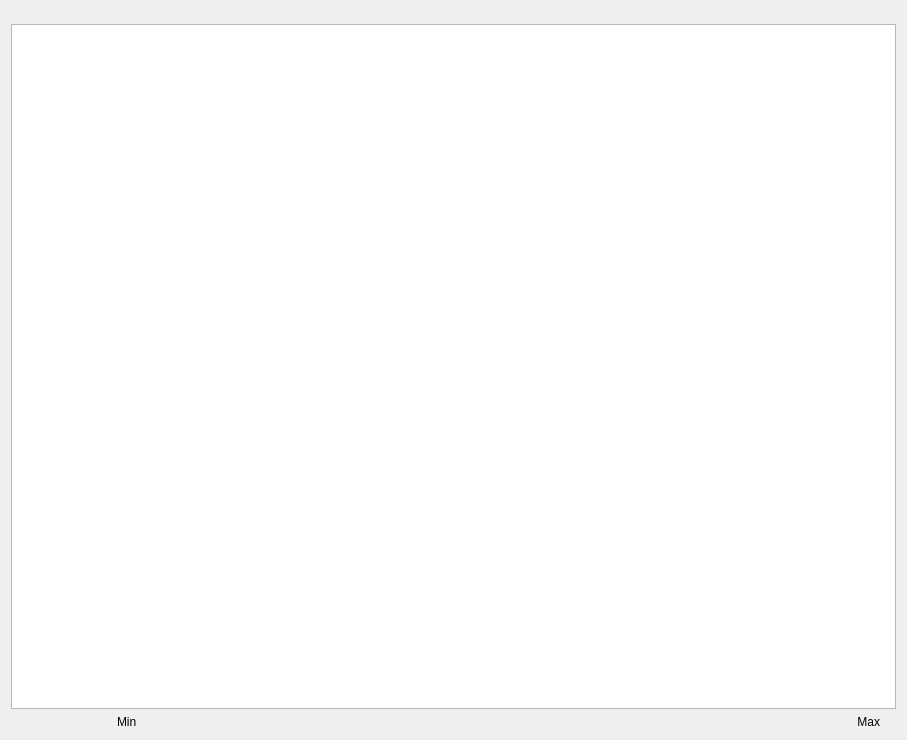
<?xml version="1.0" encoding="UTF-8"?>
<ui version="4.0">
 <class>DataWindowDockWidget</class>
 <widget class="QWidget" name="DataWindowDockWidget">
  <property name="geometry">
   <rect>
    <x>0</x>
    <y>0</y>
    <width>907</width>
    <height>740</height>
   </rect>
  </property>
  <property name="sizePolicy">
   <sizepolicy hsizetype="Preferred" vsizetype="Preferred">
    <horstretch>0</horstretch>
    <verstretch>0</verstretch>
   </sizepolicy>
  </property>
  <property name="minimumSize">
   <size>
    <width>200</width>
    <height>200</height>
   </size>
  </property>
  <property name="contextMenuPolicy">
   <enum>Qt::DefaultContextMenu</enum>
  </property>
  <property name="windowTitle">
   <string>Data Plot</string>
  </property>
  <layout class="QGridLayout" name="gridLayout">
   <item row="0" column="0">
    <layout class="QGridLayout" name="m_gridLayout">
     <item row="3" column="1">
      <widget class="QLabel" name="m_label_sampleMin">
       <property name="sizePolicy">
        <sizepolicy hsizetype="Preferred" vsizetype="Fixed">
         <horstretch>0</horstretch>
         <verstretch>0</verstretch>
        </sizepolicy>
       </property>
       <property name="text">
        <string>Min</string>
       </property>
      </widget>
     </item>
     <item row="3" column="0">
      <widget class="QLabel" name="m_horizontalSpacer_Min">
       <property name="sizePolicy">
        <sizepolicy hsizetype="Fixed" vsizetype="Fixed">
         <horstretch>0</horstretch>
         <verstretch>0</verstretch>
        </sizepolicy>
       </property>
       <property name="minimumSize">
        <size>
         <width>40</width>
         <height>5</height>
        </size>
       </property>
       <property name="maximumSize">
        <size>
         <width>100</width>
         <height>1</height>
        </size>
       </property>
       <property name="text">
        <string/>
       </property>
      </widget>
     </item>
     <item row="3" column="3">
      <widget class="QLabel" name="m_horizontalSpacer_Max">
       <property name="sizePolicy">
        <sizepolicy hsizetype="Fixed" vsizetype="Fixed">
         <horstretch>0</horstretch>
         <verstretch>0</verstretch>
        </sizepolicy>
       </property>
       <property name="minimumSize">
        <size>
         <width>10</width>
         <height>5</height>
        </size>
       </property>
       <property name="text">
        <string/>
       </property>
      </widget>
     </item>
     <item row="0" column="0">
      <spacer name="m_verticalSpacer_markerSample">
       <property name="orientation">
        <enum>Qt::Vertical</enum>
       </property>
       <property name="sizeType">
        <enum>QSizePolicy::Fixed</enum>
       </property>
       <property name="sizeHint" stdset="0">
        <size>
         <width>13</width>
         <height>13</height>
        </size>
       </property>
      </spacer>
     </item>
     <item row="3" column="2">
      <widget class="QLabel" name="m_label_sampleMax">
       <property name="sizePolicy">
        <sizepolicy hsizetype="Preferred" vsizetype="Fixed">
         <horstretch>0</horstretch>
         <verstretch>0</verstretch>
        </sizepolicy>
       </property>
       <property name="layoutDirection">
        <enum>Qt::LeftToRight</enum>
       </property>
       <property name="text">
        <string>Max</string>
       </property>
       <property name="alignment">
        <set>Qt::AlignRight|Qt::AlignTrailing|Qt::AlignVCenter</set>
       </property>
      </widget>
     </item>
     <item row="1" column="0" rowspan="2" colspan="4">
      <widget class="QTableView" name="m_tableView_rawTableView">
       <property name="sizePolicy">
        <sizepolicy hsizetype="Expanding" vsizetype="Expanding">
         <horstretch>0</horstretch>
         <verstretch>0</verstretch>
        </sizepolicy>
       </property>
       <property name="minimumSize">
        <size>
         <width>0</width>
         <height>0</height>
        </size>
       </property>
       <property name="mouseTracking">
        <bool>false</bool>
       </property>
       <property name="autoScroll">
        <bool>false</bool>
       </property>
       <property name="selectionMode">
        <enum>QAbstractItemView::ExtendedSelection</enum>
       </property>
       <property name="selectionBehavior">
        <enum>QAbstractItemView::SelectItems</enum>
       </property>
       <property name="verticalScrollMode">
        <enum>QAbstractItemView::ScrollPerPixel</enum>
       </property>
       <property name="horizontalScrollMode">
        <enum>QAbstractItemView::ScrollPerPixel</enum>
       </property>
       <property name="showGrid">
        <bool>false</bool>
       </property>
       <attribute name="horizontalHeaderVisible">
        <bool>false</bool>
       </attribute>
      </widget>
     </item>
    </layout>
   </item>
  </layout>
 </widget>
 <resources/>
 <connections/>
</ui>
